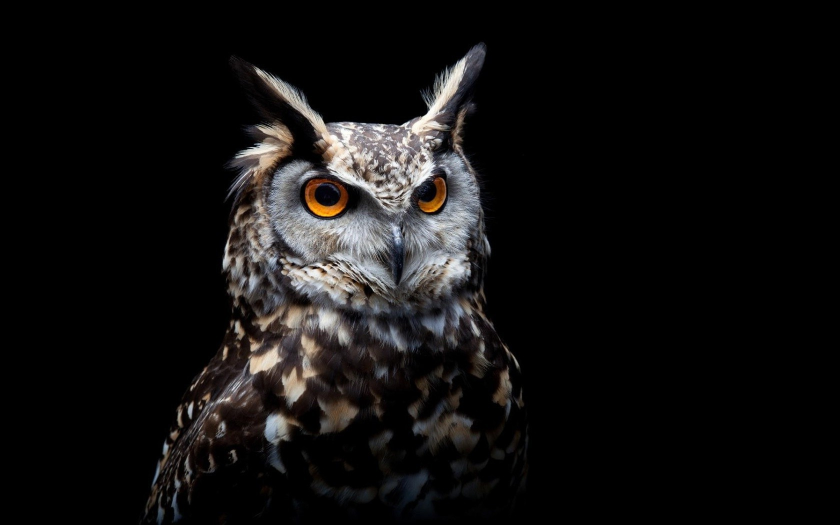
%> input picture Year 2/ICP-2021 (MATLAB)/MATLAB/owl.jpg, 1680 x 1050 px (shown at 1/2 size)
$ octave lab4.m   (GNU Octave 9; MATLAB toolbox functions it lacks are replaced by stand-ins)
%> lines starting %> are read from the running program, lines starting %| are printed output that depends on the picture
clear
close all
clc

%Q1.a.i
range = [0, 255];
im = randi(range,100,50,3);
figure, imshow(uint8(im),'InitialMagnification','fit')

%Q1.a.ii
im = randi(range,100,50);
figure, imshow(uint8(im),'InitialMagnification','fit')

%Q1.b.i
im = randi(range,100,50);
%204 is almost 80% of 256
im(im <= 204) = 0;
im(im > 204) = 255;
figure, imshow(uint8(im),'InitialMagnification','fit')

%Q1.b.i
im = randi(range,100,50);
%76 is almost 30% of 256
im(im <= 76) = 0;
im(im > 76) = 255;
figure, imshow(uint8(im),'InitialMagnification','fit')

%Q1.c.i
im = rgb2gray(imread('owl.jpg'));
%> im: size 1050x1680 uint8; min 0, max 255, mean 17.2
figure, imshow(im)

%Q1.c.ii
im(im < 35) = 255;
figure, imshow(im)

%Q1.d
im = imread('owl.jpg');
%> im is the input picture: size 1050x1680x3 uint8; mean R, G, B 18.1, 16.9, 16.7
im(1:90,:,:) = [];
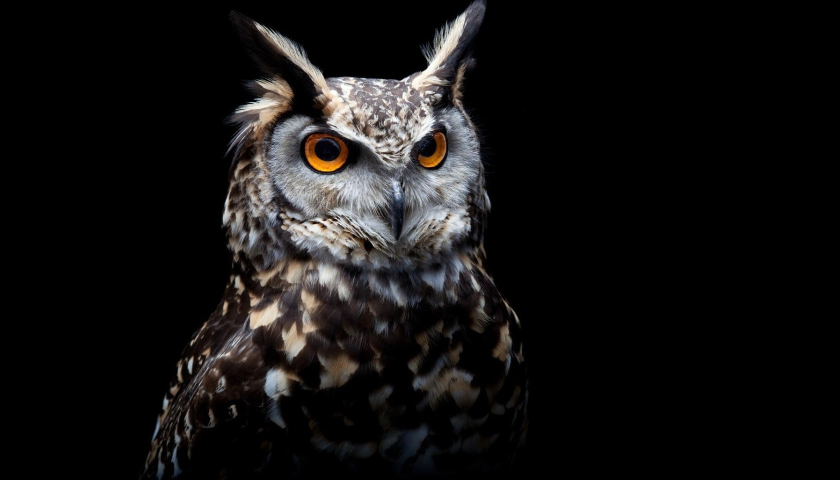
%> im: size 960x1680x3 uint8 (shown at 1/2 size); mean R, G, B 19.8, 18.5, 18.2
im(640:960,:,:) = [];
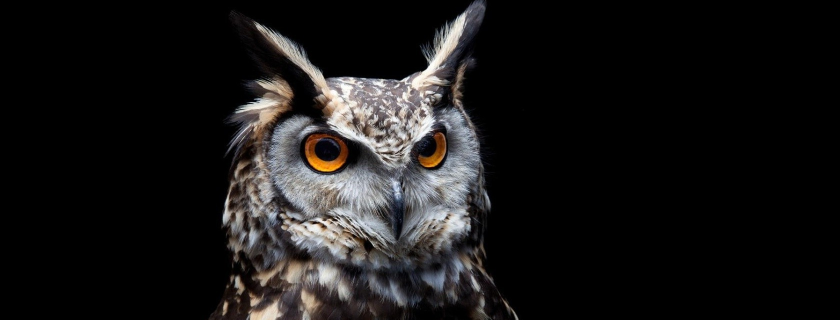
%> im: size 639x1680x3 uint8 (shown at 1/2 size); mean R, G, B 25, 23.7, 23.5
im(:,1:420,:) = [];
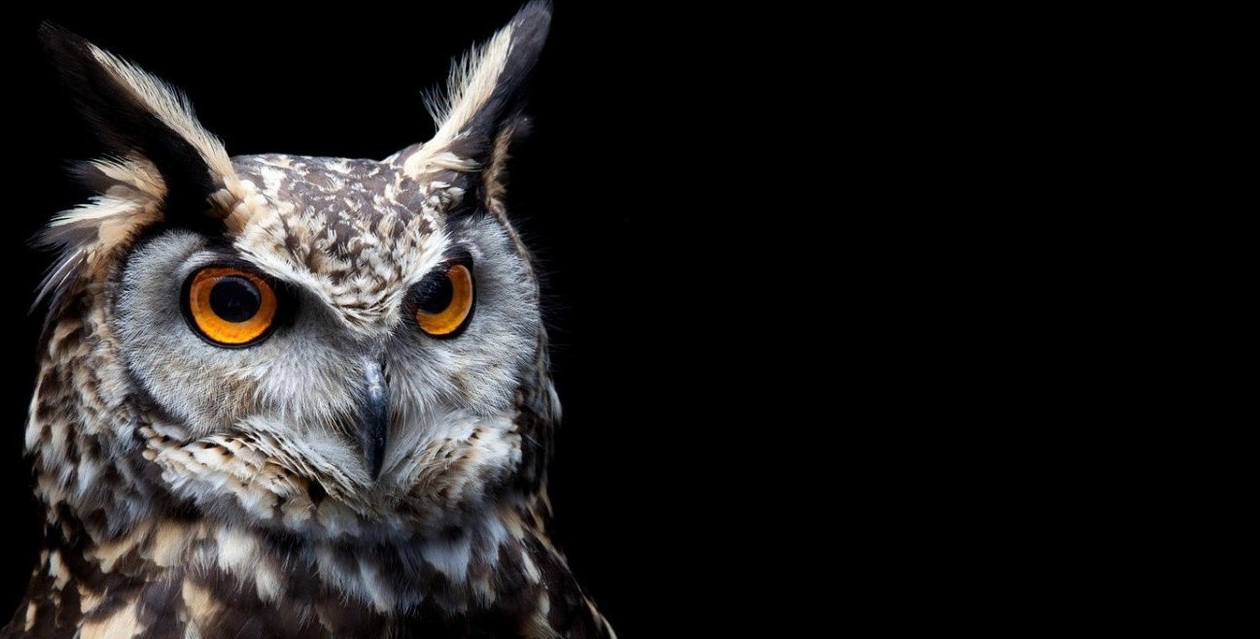
%> im: size 639x1260x3 uint8; mean R, G, B 33.3, 31.6, 31.3
im(:,580:1260,:) = [];
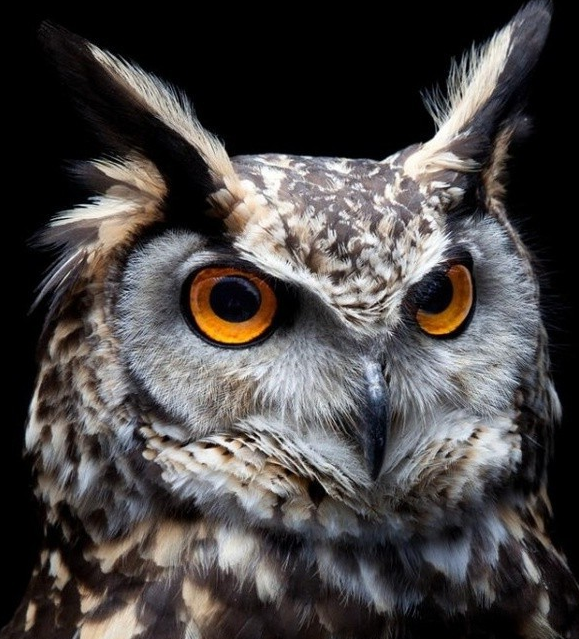
%> im: size 639x579x3 uint8; mean R, G, B 72.3, 68.6, 68
figure, imshow(im)

%Q1.e
grayIm = rgb2gray(im);
bluIm = grayIm;
grayIm(grayIm < 35) = 0;
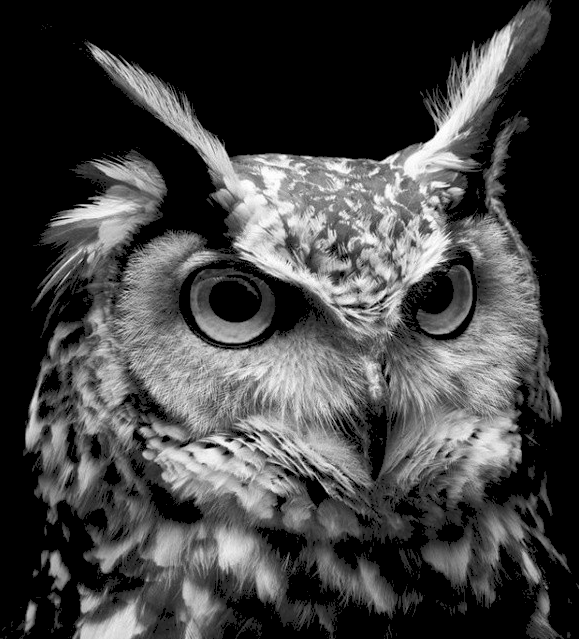
%> grayIm: size 639x579 uint8; min 0, max 255, mean 66.8
bluIm(bluIm < 35) = 255;
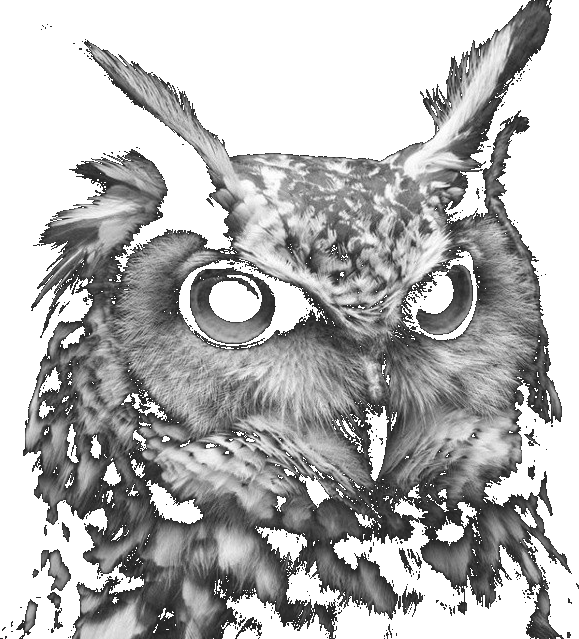
%> bluIm: size 639x579 uint8; min 35, max 255, mean 180.7
im = cat(3, grayIm, grayIm, bluIm);
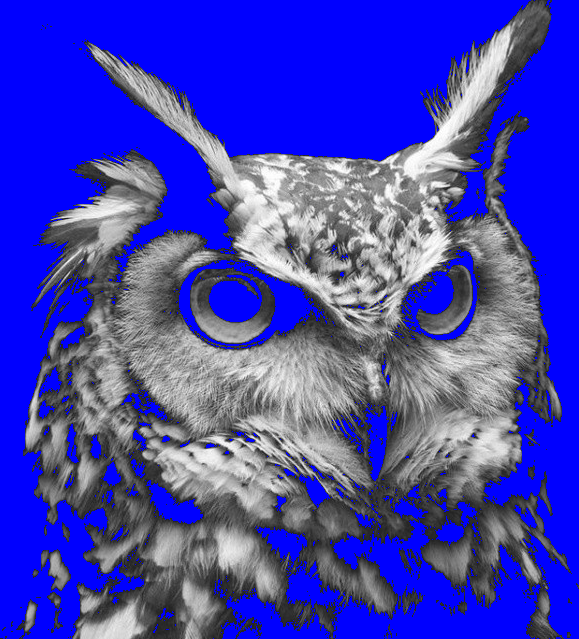
%> im: size 639x579x3 uint8; mean R, G, B 66.8, 66.8, 180.7
figure, imshow(im)

%Q2.a
grayIm = rgb2gray(imread('owl.jpg'));
[row,col] = brightest_pixel(grayIm);

function [r,c] = brightest_pixel(grey_im)
    found = false
    check = 256
    while found == false
        check = check - 1
        if ismember(check, grey_im)
            [r,c] = find(grey_im == check);
            found = true
        end
    end
%> after the loop, c = 42 values from 661 to 869; check = 255; found = true; r = 42 values, max 354 at index 12, min 213 at index 41, mean 264.3
%> `[row,col] = brightest_pixel(grayIm);`: row has the same summary as r in brightest_pixel; col = 42 values from 661 to 869
end
